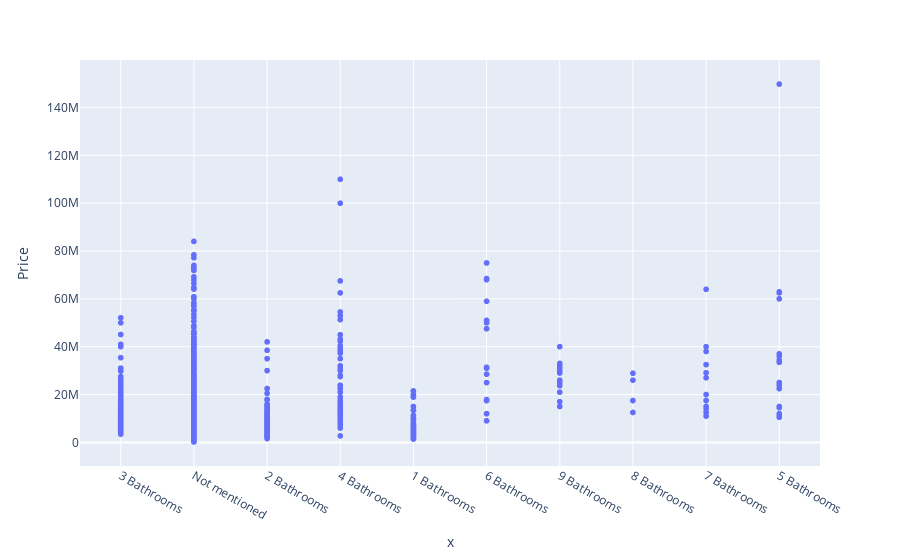

The notebook cell this image was saved under:
### Code cell
fig = px.scatter(data, x=df['Bathrooms'], y='Price')
fig.show()

### Figure 1 — Plotly figure (JSON) as saved in the notebook; plotly's stock layout.template omitted (floating-point values rounded to 4 significant figures; data arrays with more than 128 entries replaced by an {"elided": "..."} marker saying what was removed)
{"data": [{"hovertemplate": "x=%{x}<br>Price=%{y}<extra></extra>", "legendgroup": "", "marker": {"color": "#636efa", "symbol": "circle"}, "mode": "markers", "name": "", "showlegend": false, "type": "scattergl", "x": {"elided": "3392 str values"}, "xaxis": "x", "y": {"elided": "3392 int values"}, "yaxis": "y"}], "layout": {"legend": {"tracegroupgap": 0}, "margin": {"t": 60}, "xaxis": {"anchor": "y", "domain": [0, 1], "title": {"text": "x"}}, "yaxis": {"anchor": "x", "domain": [0, 1], "title": {"text": "Price"}}}}
